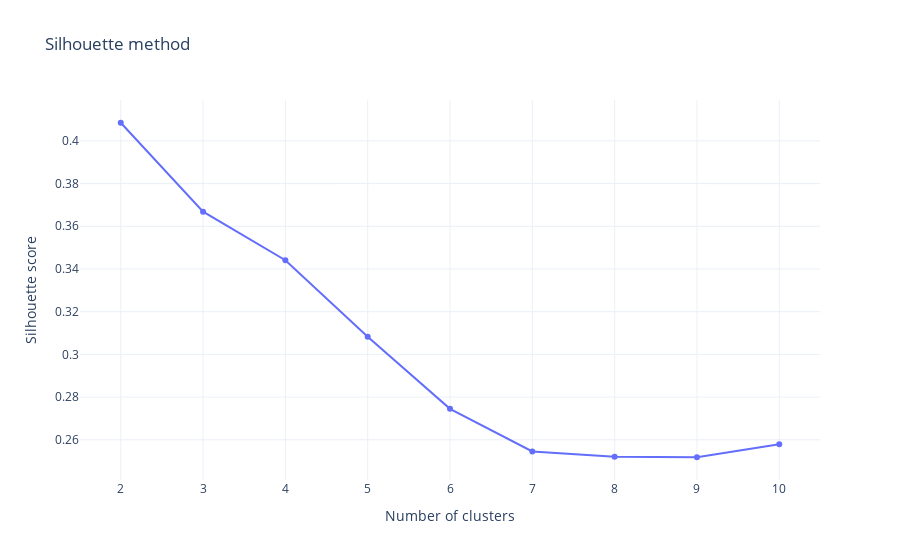

Notebook code for this chart:
### Markdown cell above
El algoritmo es similar al método del codo y se puede calcular de la siguiente manera:

1. Calcule el algoritmo $k$-means  para diferentes valores de $k$. Por ejemplo, variando $k$ de 1 a 10 grupos.

2. Para cada $k$, calcule la silueta promedio de las observaciones.

3. Trazar el plot según el número de clusters y la silueta promedio.

4. La ubicación del máximo se considera como el número apropiado de clusters.

### Code cell
plot_silhouette(df_usarrests, n=10, scaled_data=False)

### Figure 1 — Plotly figure (JSON) as saved in the notebook; plotly's stock layout.template omitted (floating-point values rounded to 4 significant figures)
{"data": [{"hovertemplate": "n_clusters=%{x}<br>Silhouette_score=%{y}<extra></extra>", "legendgroup": "", "line": {"color": "#636efa", "dash": "solid"}, "marker": {"symbol": "circle"}, "mode": "lines+markers", "name": "", "orientation": "v", "showlegend": false, "type": "scatter", "x": [2, 3, 4, 5, 6, 7, 8, 9, 10], "xaxis": "x", "y": [0.4085, 0.3668, 0.3441, 0.3083, 0.2745, 0.2546, 0.2521, 0.2518, 0.2579], "yaxis": "y"}], "layout": {"legend": {"tracegroupgap": 0}, "title": {"text": "Silhouette method"}, "xaxis": {"anchor": "y", "domain": [0, 1], "title": {"text": "Number of clusters"}}, "yaxis": {"anchor": "x", "domain": [0, 1], "title": {"text": "Silhouette score"}}}}
